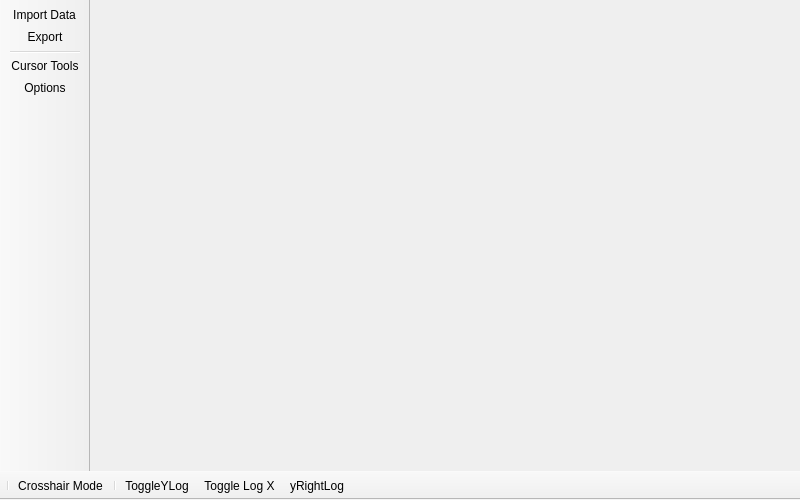
<?xml version="1.0" encoding="UTF-8"?>
<ui version="4.0">
 <class>MainWindow</class>
 <widget class="QMainWindow" name="MainWindow">
  <property name="geometry">
   <rect>
    <x>0</x>
    <y>0</y>
    <width>800</width>
    <height>500</height>
   </rect>
  </property>
  <property name="sizePolicy">
   <sizepolicy hsizetype="Expanding" vsizetype="Expanding">
    <horstretch>0</horstretch>
    <verstretch>0</verstretch>
   </sizepolicy>
  </property>
  <property name="windowTitle">
   <string>QWave - Data Visualizer</string>
  </property>
  <property name="windowIcon">
   <iconset>
    <normaloff>:/icons/icon_data/1 (15).png</normaloff>:/icons/icon_data/1 (15).png</iconset>
  </property>
  <property name="toolButtonStyle">
   <enum>Qt::ToolButtonStyle::ToolButtonIconOnly</enum>
  </property>
  <property name="dockNestingEnabled">
   <bool>true</bool>
  </property>
  <widget class="QWidget" name="centralwidget">
   <property name="sizePolicy">
    <sizepolicy hsizetype="Preferred" vsizetype="Expanding">
     <horstretch>0</horstretch>
     <verstretch>0</verstretch>
    </sizepolicy>
   </property>
   <layout class="QVBoxLayout" name="verticalLayout_3">
    <item>
     <layout class="QHBoxLayout" name="mainLayout">
      <item>
       <widget class="QStackedWidget" name="stackedWidget">
        <property name="sizePolicy">
         <sizepolicy hsizetype="Maximum" vsizetype="Preferred">
          <horstretch>250</horstretch>
          <verstretch>0</verstretch>
         </sizepolicy>
        </property>
        <widget class="QWidget" name="data"/>
        <widget class="QWidget" name="raw"/>
        <widget class="QWidget" name="cursor"/>
       </widget>
      </item>
     </layout>
    </item>
   </layout>
  </widget>
  <widget class="QToolBar" name="graphTools">
   <property name="enabled">
    <bool>true</bool>
   </property>
   <property name="sizePolicy">
    <sizepolicy hsizetype="Preferred" vsizetype="Fixed">
     <horstretch>0</horstretch>
     <verstretch>0</verstretch>
    </sizepolicy>
   </property>
   <property name="minimumSize">
    <size>
     <width>0</width>
     <height>0</height>
    </size>
   </property>
   <property name="contextMenuPolicy">
    <enum>Qt::ContextMenuPolicy::NoContextMenu</enum>
   </property>
   <property name="windowTitle">
    <string>toolBar</string>
   </property>
   <property name="autoFillBackground">
    <bool>true</bool>
   </property>
   <property name="movable">
    <bool>false</bool>
   </property>
   <property name="orientation">
    <enum>Qt::Orientation::Horizontal</enum>
   </property>
   <property name="iconSize">
    <size>
     <width>24</width>
     <height>24</height>
    </size>
   </property>
   <property name="floatable">
    <bool>false</bool>
   </property>
   <attribute name="toolBarArea">
    <enum>BottomToolBarArea</enum>
   </attribute>
   <attribute name="toolBarBreak">
    <bool>false</bool>
   </attribute>
   <addaction name="separator"/>
   <addaction name="actionCrosshair_Mode"/>
   <addaction name="separator"/>
   <addaction name="action_ToggleYLeft"/>
   <addaction name="action_toggleXlog"/>
   <addaction name="actionToggleYRightLog"/>
  </widget>
  <widget class="QToolBar" name="appTools">
   <property name="sizePolicy">
    <sizepolicy hsizetype="Fixed" vsizetype="Preferred">
     <horstretch>0</horstretch>
     <verstretch>0</verstretch>
    </sizepolicy>
   </property>
   <property name="minimumSize">
    <size>
     <width>0</width>
     <height>0</height>
    </size>
   </property>
   <property name="windowTitle">
    <string>toolBar_2</string>
   </property>
   <property name="movable">
    <bool>false</bool>
   </property>
   <property name="iconSize">
    <size>
     <width>24</width>
     <height>24</height>
    </size>
   </property>
   <property name="toolButtonStyle">
    <enum>Qt::ToolButtonStyle::ToolButtonIconOnly</enum>
   </property>
   <property name="floatable">
    <bool>false</bool>
   </property>
   <attribute name="toolBarArea">
    <enum>LeftToolBarArea</enum>
   </attribute>
   <attribute name="toolBarBreak">
    <bool>false</bool>
   </attribute>
   <addaction name="actionImportData"/>
   <addaction name="actionsaveScene"/>
   <addaction name="separator"/>
   <addaction name="actiontoggleCursorDock"/>
   <addaction name="actionOptions"/>
  </widget>
  <action name="actionOptions">
   <property name="icon">
    <iconset resource="../../resources.qrc">
     <normaloff>:/materials/dark_theme/settings.png</normaloff>:/materials/dark_theme/settings.png</iconset>
   </property>
   <property name="text">
    <string>Options</string>
   </property>
   <property name="toolTip">
    <string>Opens the application-settings  dialog</string>
   </property>
  </action>
  <action name="actiontoggleCursorDock">
   <property name="checkable">
    <bool>true</bool>
   </property>
   <property name="icon">
    <iconset resource="../../resources.qrc">
     <normaloff>:/materials/dark_theme/crop.png</normaloff>:/materials/dark_theme/crop.png</iconset>
   </property>
   <property name="text">
    <string>Cursor Tools</string>
   </property>
   <property name="toolTip">
    <string>Measure Signal(s)</string>
   </property>
   <property name="shortcut">
    <string>C</string>
   </property>
  </action>
  <action name="actionImportData">
   <property name="icon">
    <iconset resource="../../resources.qrc">
     <normaloff>:/materials/dark_theme/folder_open.png</normaloff>:/materials/dark_theme/folder_open.png</iconset>
   </property>
   <property name="text">
    <string>Import Data</string>
   </property>
   <property name="toolTip">
    <string>Open File for inspection</string>
   </property>
   <property name="shortcut">
    <string>Ctrl+O</string>
   </property>
  </action>
  <action name="actionsaveScene">
   <property name="icon">
    <iconset resource="../../resources.qrc">
     <normaloff>:/materials/dark_theme/save_alt.png</normaloff>:/materials/dark_theme/save_alt.png</iconset>
   </property>
   <property name="text">
    <string>Export ...</string>
   </property>
   <property name="toolTip">
    <string>Save the current Scene to different formats.</string>
   </property>
   <property name="shortcut">
    <string>Ctrl+S</string>
   </property>
  </action>
  <action name="actionModifySelected">
   <property name="icon">
    <iconset>
     <normaloff>:/icons/icons/icons8-edit-80.png</normaloff>:/icons/icons/icons8-edit-80.png</iconset>
   </property>
   <property name="text">
    <string>ModifySelected</string>
   </property>
   <property name="toolTip">
    <string>Modify Selection</string>
   </property>
  </action>
  <action name="actioncreateData">
   <property name="icon">
    <iconset>
     <normaloff>:/icons/icons/icons8-add-file-80.png</normaloff>:/icons/icons/icons8-add-file-80.png</iconset>
   </property>
   <property name="text">
    <string>Create Data</string>
   </property>
   <property name="toolTip">
    <string>Create Data from scratch</string>
   </property>
  </action>
  <action name="actionCrosshair_Mode">
   <property name="checkable">
    <bool>true</bool>
   </property>
   <property name="icon">
    <iconset resource="../../resources.qrc">
     <normaloff>:/materials/dark_theme/border_all.png</normaloff>:/materials/dark_theme/border_all.png</iconset>
   </property>
   <property name="text">
    <string>Crosshair Mode </string>
   </property>
   <property name="toolTip">
    <string>&lt;html&gt;&lt;head/&gt;&lt;body&gt;&lt;p&gt;Toggles Crosshair-Mode for data inspection&lt;/p&gt;&lt;/body&gt;&lt;/html&gt;</string>
   </property>
   <property name="shortcut">
    <string>#</string>
   </property>
  </action>
  <action name="actionSearch_Find">
   <property name="icon">
    <iconset>
     <normaloff>:/icons/icons/icons8-binoculars-80.png</normaloff>:/icons/icons/icons8-binoculars-80.png</iconset>
   </property>
   <property name="text">
    <string>Search + Find</string>
   </property>
   <property name="toolTip">
    <string>Search &amp; Find values</string>
   </property>
   <property name="shortcut">
    <string>Ctrl+F</string>
   </property>
  </action>
  <action name="actionapplyFilter">
   <property name="checkable">
    <bool>true</bool>
   </property>
   <property name="icon">
    <iconset>
     <normaloff>:/icons/icons/icons8-filter-80.png</normaloff>:/icons/icons/icons8-filter-80.png</iconset>
   </property>
   <property name="text">
    <string>Apply Filter</string>
   </property>
   <property name="toolTip">
    <string>Apply Conditional Filter</string>
   </property>
  </action>
  <action name="action_ToggleYLeft">
   <property name="checkable">
    <bool>true</bool>
   </property>
   <property name="icon">
    <iconset resource="../../resources.qrc">
     <normaloff>:/materials/dark_theme/arrow_upward.png</normaloff>:/materials/dark_theme/arrow_upward.png</iconset>
   </property>
   <property name="text">
    <string>ToggleYLog</string>
   </property>
   <property name="toolTip">
    <string>Toggle Y-Axis Logarithmic Scaling</string>
   </property>
   <property name="shortcut">
    <string>Ctrl+L</string>
   </property>
  </action>
  <action name="action_toggleXlog">
   <property name="checkable">
    <bool>true</bool>
   </property>
   <property name="icon">
    <iconset resource="../../resources.qrc">
     <normaloff>:/materials/dark_theme/arrow_forward.png</normaloff>:/materials/dark_theme/arrow_forward.png</iconset>
   </property>
   <property name="text">
    <string>Toggle Log X</string>
   </property>
   <property name="toolTip">
    <string>Toggle Logarithmic X-Axis Scaling</string>
   </property>
   <property name="shortcut">
    <string>Ctrl+X</string>
   </property>
  </action>
  <action name="actionToggleYRightLog">
   <property name="checkable">
    <bool>true</bool>
   </property>
   <property name="icon">
    <iconset resource="../../resources.qrc">
     <normaloff>:/materials/dark_theme/arrow_upward.png</normaloff>:/materials/dark_theme/arrow_upward.png</iconset>
   </property>
   <property name="text">
    <string>yRightLog</string>
   </property>
   <property name="toolTip">
    <string>Toggle Log Scaling for Right Y Axis</string>
   </property>
   <property name="shortcut">
    <string>Ctrl+R</string>
   </property>
   <property name="menuRole">
    <enum>QAction::MenuRole::TextHeuristicRole</enum>
   </property>
  </action>
 </widget>
 <resources>
  <include location="../../resources.qrc"/>
 </resources>
 <connections/>
</ui>
